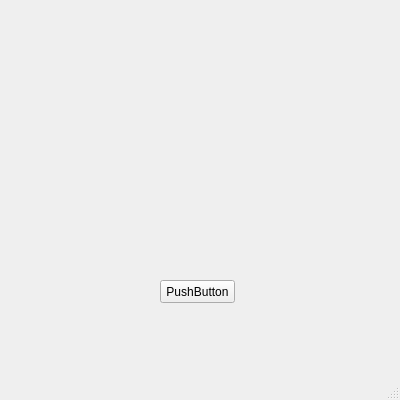
<?xml version="1.0" encoding="UTF-8"?>
<ui version="4.0">
 <class>MainWindow</class>
 <widget class="QMainWindow" name="MainWindow">
  <property name="geometry">
   <rect>
    <x>0</x>
    <y>0</y>
    <width>400</width>
    <height>400</height>
   </rect>
  </property>
  <property name="windowTitle">
   <string>MainWindow</string>
  </property>
  <widget class="QWidget" name="centralwidget">
   <widget class="QPushButton" name="pushButton">
    <property name="geometry">
     <rect>
      <x>160</x>
      <y>280</y>
      <width>75</width>
      <height>23</height>
     </rect>
    </property>
    <property name="text">
     <string>PushButton</string>
    </property>
   </widget>
  </widget>
  <widget class="QMenuBar" name="menubar">
   <property name="geometry">
    <rect>
     <x>0</x>
     <y>0</y>
     <width>400</width>
     <height>21</height>
    </rect>
   </property>
  </widget>
  <widget class="QStatusBar" name="statusbar"/>
 </widget>
 <resources/>
 <connections/>
</ui>
